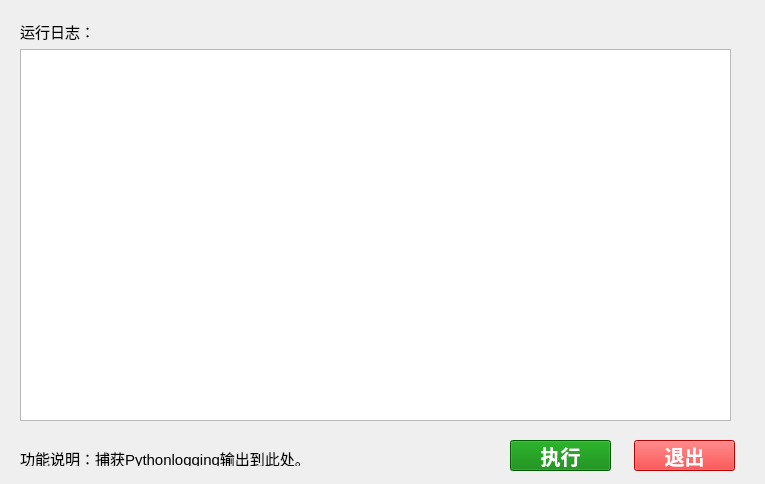
<?xml version="1.0" encoding="UTF-8"?>
<ui version="4.0">
 <class>Form</class>
 <widget class="QWidget" name="Form">
  <property name="geometry">
   <rect>
    <x>0</x>
    <y>0</y>
    <width>765</width>
    <height>484</height>
   </rect>
  </property>
  <property name="windowTitle">
   <string>设备供应商名称归类统一处理程序</string>
  </property>
  <widget class="QWidget" name="gridLayoutWidget">
   <property name="geometry">
    <rect>
     <x>20</x>
     <y>20</y>
     <width>711</width>
     <height>401</height>
    </rect>
   </property>
   <layout class="QGridLayout" name="gridLayout">
    <item row="1" column="0" colspan="2">
     <widget class="QTextBrowser" name="textBrowser"/>
    </item>
    <item row="0" column="0">
     <widget class="QLabel" name="label">
      <property name="font">
       <font>
        <pointsize>11</pointsize>
       </font>
      </property>
      <property name="text">
       <string>运行日志：</string>
      </property>
     </widget>
    </item>
   </layout>
  </widget>
  <widget class="QPushButton" name="runButton">
   <property name="geometry">
    <rect>
     <x>510</x>
     <y>440</y>
     <width>101</width>
     <height>31</height>
    </rect>
   </property>
   <property name="styleSheet">
    <string notr="true">background-color: green; font-size: 20px; color: #ffffff;font-weight: 600;</string>
   </property>
   <property name="text">
    <string>执行</string>
   </property>
  </widget>
  <widget class="QPushButton" name="closeButton">
   <property name="geometry">
    <rect>
     <x>634</x>
     <y>440</y>
     <width>101</width>
     <height>31</height>
    </rect>
   </property>
   <property name="styleSheet">
    <string notr="true">background-color: red; font-size: 20px; color: #ffffff; font-weight: 600;</string>
   </property>
   <property name="text">
    <string>退出</string>
   </property>
  </widget>
  <widget class="QLabel" name="label_2">
   <property name="geometry">
    <rect>
     <x>20</x>
     <y>450</y>
     <width>421</width>
     <height>16</height>
    </rect>
   </property>
   <property name="font">
    <font>
     <pointsize>11</pointsize>
    </font>
   </property>
   <property name="text">
    <string>功能说明：捕获Pythonlogging输出到此处。</string>
   </property>
  </widget>
 </widget>
 <resources/>
 <connections>
  <connection>
   <sender>closeButton</sender>
   <signal>clicked()</signal>
   <receiver>Form</receiver>
   <slot>close()</slot>
   <hints>
    <hint type="sourcelabel">
     <x>675</x>
     <y>457</y>
    </hint>
    <hint type="destinationlabel">
     <x>399</x>
     <y>457</y>
    </hint>
   </hints>
  </connection>
 </connections>
</ui>
